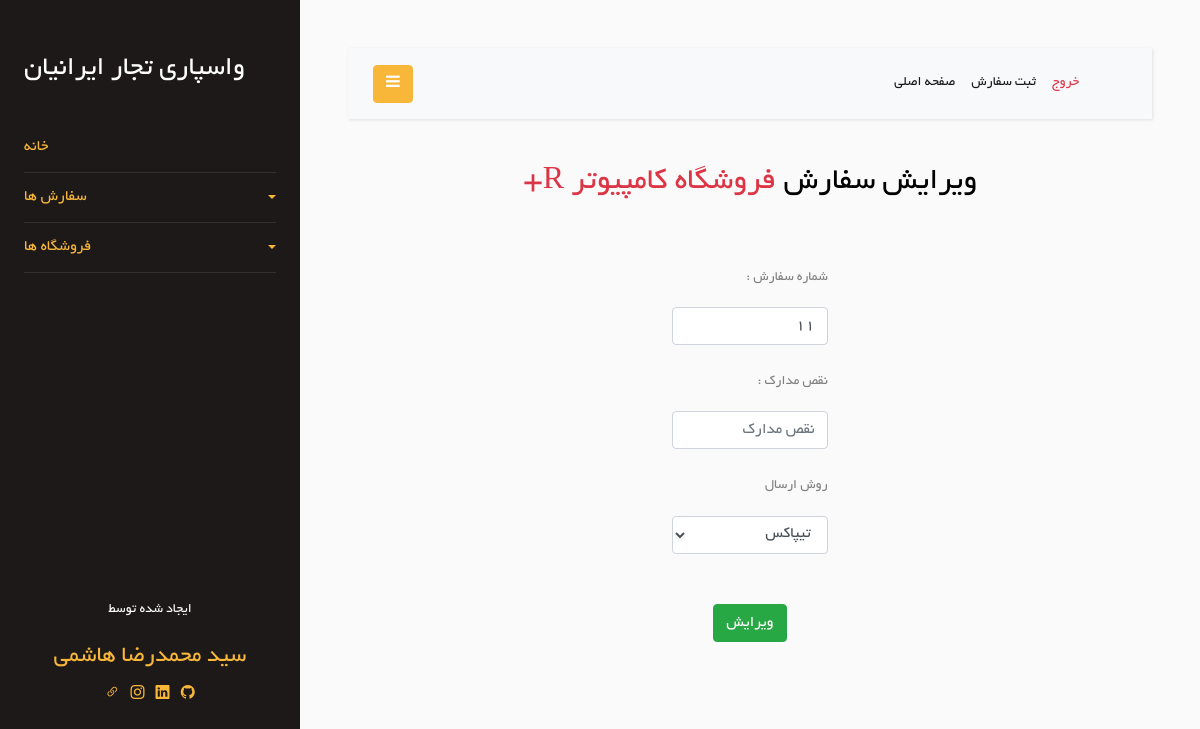
/Order/update_order/143 (signed in), run on an earlier commit of the app's database.
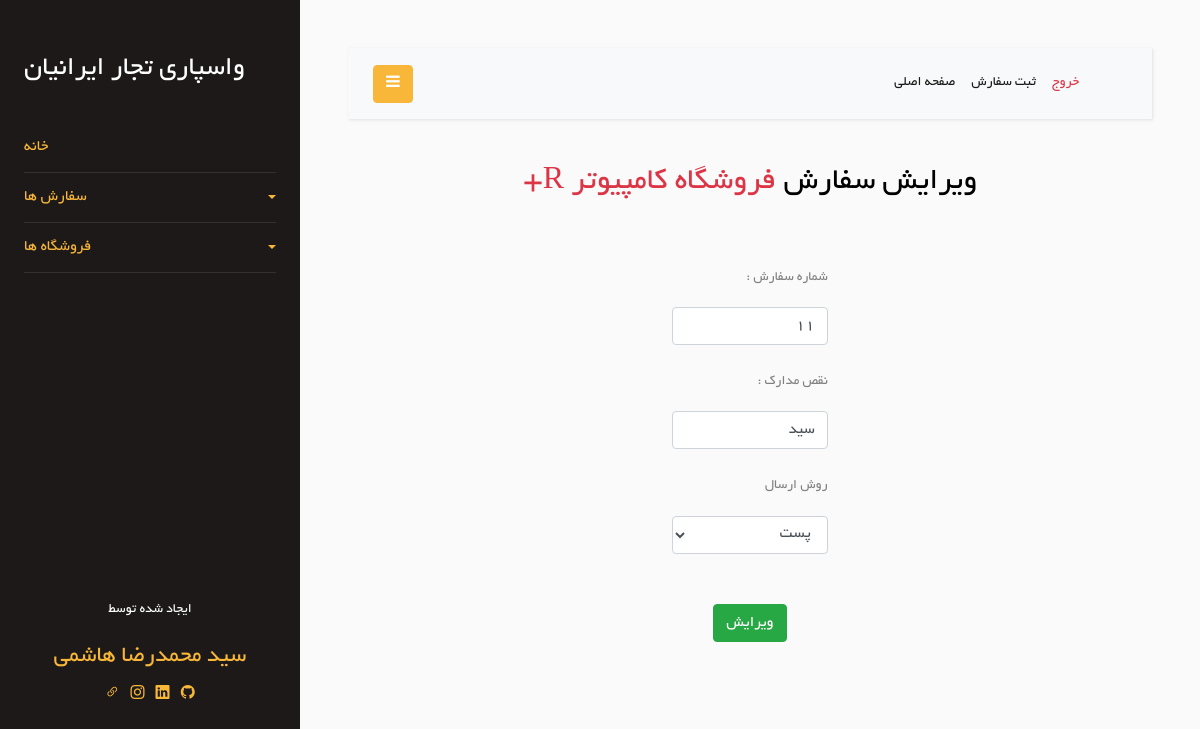
And on a later commit of the database.
### Order/models.py (models this page shows)
class Order(models.Model):
    store = models.ForeignKey(Store, on_delete=models.CASCADE)
    order_number = models.TextField(blank=True, null=True)
    shipping_method = models.ForeignKey(ShippingMethod, on_delete=models.CASCADE, null=True, blank=True)
    date = models.DateField(null=True, blank=True)
    time = models.TimeField(null=True, blank=True)
    document_defects = models.CharField(max_length=200, blank=True, null=True)
    is_delete = models.BooleanField(default=False)
    class Meta:
        verbose_name = "Order"

### Store/models.py (models this page shows, shortened)
class Store(models.Model):
    store_name = models.CharField(max_length=100)
    is_active = models.BooleanField(default=True)
    is_delete = models.BooleanField(default=False)
    class Meta:
        db_table = 'Store'

### Order/views.py (the view, shortened to what this page needs)
# urls.py: path('update_order/<int:order_id>', views.UpdateOrderView.as_view(), name='update_order'),
@method_decorator(login_required, name='dispatch')
class UpdateOrderView(View):
    def get(self, request: HttpRequest, order_id):
        current_order: Order = Order.objects.filter(id=order_id).first()
        print(current_order.order_number)
        edit_form = UpdateOrderForm(instance=current_order)
        context = {
            'edit_form': edit_form,
            'current_order': current_order,
        }
        return render(request, 'Order/update-order.html', context)

### Order/forms.py
class UpdateOrderForm(forms.ModelForm):
    class Meta:
        model = Order
        fields = ['order_number', 'document_defects', 'shipping_method']
        widgets = {
            'order_number': forms.NumberInput(attrs={
                'class': 'form-control',
                'placeholder': 'شماره سفارش'
            }),
            'document_defects': forms.TextInput(attrs={
                'class': 'form-control',
                'placeholder': 'نقص مدارک',
            }),
            'shipping_method': forms.Select(attrs={
                'class': 'form-control',
                'placeholder': 'روش ارسال',
                'required': True,
            }),
        }

### Order/models.py (called while the page is built)
    def __str__(self):
        return self.fa_name

### Order/templates/Order/update-order.html (shortened to what this page needs)
{% extends 'base/layout.html' %}
{% load static %}
{% block header-link %}
    <link rel="stylesheet" href="{% static 'css/Order/add-order-style.css' %}"/>
{% endblock %}
{% block mian %}
    <div class="row text-center">
        <div class="col-md-2"></div>
        <div class="col-md-8">
            <h2>ویرایش سفارش <span class="text-danger">{{ current_order.store.store_name }}</span></h2>
            <br/>
            <form method="post" action="{% url 'update_order' order_id=current_order.id %}">
                <br/>
                <div class="row text-center">
                    <div class="col-md-4"></div>
                    <div class="col-md-4">
                        <p class="text-right">شماره سفارش :</p>
                        {{ edit_form.order_number }}
                        <br/>
                        <p class="text-right">نقص مدارک :</p>
                        {{ edit_form.document_defects }}
                        <br/>
                        <p class="text-right">روش ارسال</p>
                        {{ edit_form.shipping_method }}
                    </div>
                    <div class="col-md-4"></div>
                </div>
                <br/>
                <br/>
                <button type="submit" class="btn btn-success">ویرایش</button>
            </form>
        </div>
        <div class="col-md-2"></div>
    </div>
{% endblock %}

What changed in the data, as far as the page shows it:
changed Order "فروشگاه کامپیوتر R+": document_defects (not shown) → "سید"; shipping_method "تیپاکس" → "پست"
